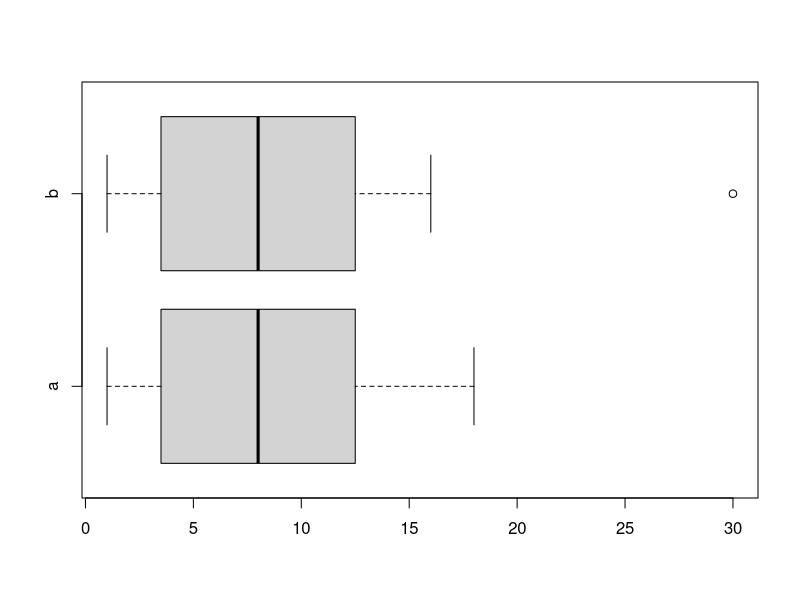

Source code (R):
# Clear the workspace
rm(list = ls())

# Outliers in boxplots

# Data
a <- c(1,2,3,3,3,4,5,5,6,8,8,9,10,12,12,13,14,15,16,18)
b <- c(1,2,3,3,3,4,5,5,6,8,8,9,10,12,12,13,14,15,16,30)

# Plot the boxplot of a and b
boxplot(a, b,
        names = c("a", "b"),
        horizontal = TRUE)

# We define the boundaries for the identification of an outlier in the boxplot
lower_limit <- quantile(b, prob = 0.25) - 1.5 * IQR(b)
lower_limit

upper_limit <- quantile(b, prob = 0.75) + 1.5 * IQR(b)
upper_limit
